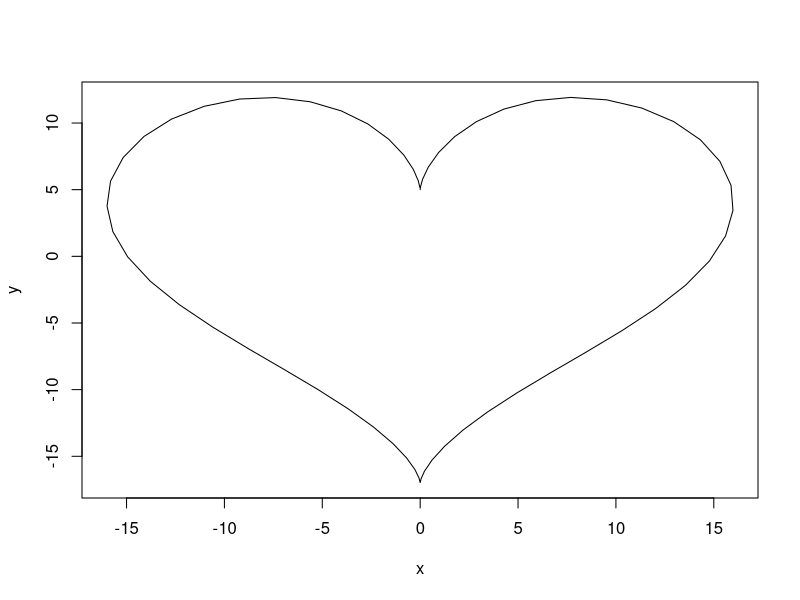

The R source for this figure: (Note: this script raises an error after producing the figure.)
dat<- data.frame(t=seq(0, 2*pi, by=0.1) )
xhrt <- function(t) 16*sin(t)^3
yhrt <- function(t) 13*cos(t)-5*cos(2*t)-2*cos(3*t)-cos(4*t)
dat$y=yhrt(dat$t)
dat$x=xhrt(dat$t)
with(dat, plot(x,y, type="l"))



dat <- data.frame(t = seq(0, 2*pi, by = 0.01))
x <-  function(t) 16 * sin(t)^3
y <- function(t) 13*cos(t) - 5*cos(2*t) - 2*cos(3*t) - cos(4*t)

dat$y <- y(dat$t)
dat$x <- x(dat$t)

heart <- ggplot(dat, aes(x,y)) +
  geom_polygon(fill = "red", col = "firebrick", alpha = 0.9) +
  theme_classic()

heart
